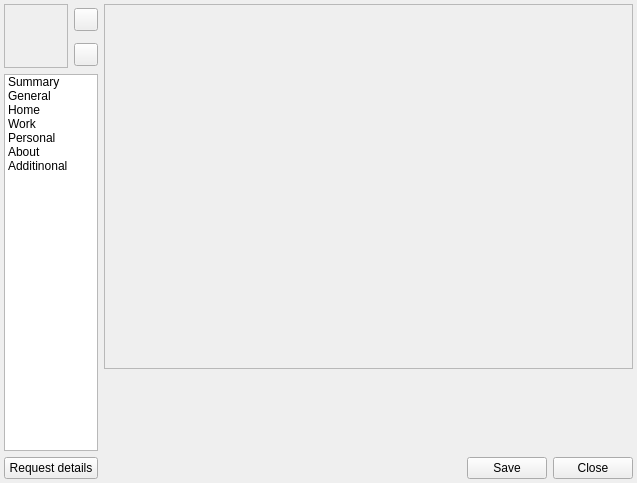
<?xml version="1.0" encoding="UTF-8"?>
<ui version="4.0">
 <class>userInformationClass</class>
 <widget class="QWidget" name="userInformationClass">
  <property name="geometry">
   <rect>
    <x>0</x>
    <y>0</y>
    <width>637</width>
    <height>483</height>
   </rect>
  </property>
  <property name="windowTitle">
   <string>userInformation</string>
  </property>
  <layout class="QGridLayout" name="gridLayout">
   <property name="margin">
    <number>4</number>
   </property>
   <item row="0" column="0" rowspan="2">
    <widget class="QLabel" name="pictureLabel">
     <property name="minimumSize">
      <size>
       <width>64</width>
       <height>64</height>
      </size>
     </property>
     <property name="maximumSize">
      <size>
       <width>64</width>
       <height>64</height>
      </size>
     </property>
     <property name="frameShape">
      <enum>QFrame::StyledPanel</enum>
     </property>
     <property name="text">
      <string/>
     </property>
     <property name="alignment">
      <set>Qt::AlignCenter</set>
     </property>
    </widget>
   </item>
   <item row="0" column="1">
    <widget class="QToolButton" name="addButton">
     <property name="text">
      <string/>
     </property>
     <property name="icon">
      <iconset>
       <normaloff>:/icons/crystal_project/add.png</normaloff>:/icons/crystal_project/add.png</iconset>
     </property>
    </widget>
   </item>
   <item row="0" column="2" rowspan="4">
    <layout class="QVBoxLayout" name="verticalLayout">
     <item>
      <widget class="QStackedWidget" name="detailsStackedWidget">
       <property name="currentIndex">
        <number>0</number>
       </property>
       <widget class="QWidget" name="page">
        <layout class="QGridLayout">
         <property name="margin">
          <number>0</number>
         </property>
         <item row="0" column="0">
          <widget class="QLabel" name="summaryLabel">
           <property name="frameShape">
            <enum>QFrame::StyledPanel</enum>
           </property>
           <property name="text">
            <string/>
           </property>
           <property name="alignment">
            <set>Qt::AlignLeading|Qt::AlignLeft|Qt::AlignTop</set>
           </property>
           <property name="textInteractionFlags">
            <set>Qt::LinksAccessibleByMouse|Qt::TextSelectableByMouse</set>
           </property>
          </widget>
         </item>
        </layout>
       </widget>
       <widget class="QWidget" name="page_2">
        <layout class="QGridLayout">
         <property name="margin">
          <number>0</number>
         </property>
         <item row="0" column="0">
          <widget class="QGroupBox" name="nameBox">
           <property name="sizePolicy">
            <sizepolicy hsizetype="Preferred" vsizetype="Fixed">
             <horstretch>0</horstretch>
             <verstretch>0</verstretch>
            </sizepolicy>
           </property>
           <property name="title">
            <string>Name</string>
           </property>
           <layout class="QGridLayout" name="gridLayout_3">
            <property name="margin">
             <number>4</number>
            </property>
            <item row="0" column="0">
             <widget class="QLabel" name="nickLabel">
              <property name="text">
               <string>Nick name:</string>
              </property>
             </widget>
            </item>
            <item row="0" column="1">
             <widget class="QLineEdit" name="nickEdit">
              <property name="maxLength">
               <number>50</number>
              </property>
             </widget>
            </item>
            <item row="3" column="0">
             <widget class="QLabel" name="loginLabel">
              <property name="text">
               <string>Last login:</string>
              </property>
             </widget>
            </item>
            <item row="3" column="1">
             <widget class="QLineEdit" name="lastLoginEdit">
              <property name="enabled">
               <bool>true</bool>
              </property>
              <property name="readOnly">
               <bool>true</bool>
              </property>
             </widget>
            </item>
            <item row="2" column="3">
             <widget class="QLineEdit" name="lastEdit">
              <property name="maxLength">
               <number>50</number>
              </property>
             </widget>
            </item>
            <item row="2" column="2">
             <widget class="QLabel" name="lastLabel">
              <property name="text">
               <string>Last name:</string>
              </property>
             </widget>
            </item>
            <item row="2" column="1">
             <widget class="QLineEdit" name="firstEdit">
              <property name="maxLength">
               <number>50</number>
              </property>
             </widget>
            </item>
            <item row="2" column="0">
             <widget class="QLabel" name="firstLabel">
              <property name="text">
               <string>First name:</string>
              </property>
             </widget>
            </item>
           </layout>
          </widget>
         </item>
         <item row="1" column="0">
          <widget class="QGroupBox" name="accountBox">
           <property name="sizePolicy">
            <sizepolicy hsizetype="Preferred" vsizetype="Fixed">
             <horstretch>0</horstretch>
             <verstretch>0</verstretch>
            </sizepolicy>
           </property>
           <property name="title">
            <string>Account info</string>
           </property>
           <layout class="QGridLayout" name="gridLayout_4">
            <property name="margin">
             <number>4</number>
            </property>
            <item row="0" column="1">
             <widget class="QLineEdit" name="uinEdit">
              <property name="readOnly">
               <bool>true</bool>
              </property>
             </widget>
            </item>
            <item row="0" column="0">
             <widget class="QLabel" name="uinLabel">
              <property name="text">
               <string>UIN:</string>
              </property>
             </widget>
            </item>
            <item row="1" column="0">
             <widget class="QLabel" name="registrationLabel">
              <property name="text">
               <string>Registration:</string>
              </property>
             </widget>
            </item>
            <item row="1" column="1">
             <widget class="QLineEdit" name="registrationEdit">
              <property name="readOnly">
               <bool>true</bool>
              </property>
             </widget>
            </item>
            <item row="2" column="0">
             <widget class="QLabel" name="emailLabel">
              <property name="text">
               <string>Email:</string>
              </property>
             </widget>
            </item>
            <item row="2" column="1">
             <widget class="QLineEdit" name="emailEdit">
              <property name="maxLength">
               <number>60</number>
              </property>
             </widget>
            </item>
            <item row="3" column="1">
             <widget class="QCheckBox" name="publishBox">
              <property name="text">
               <string>Don't publish for all</string>
              </property>
             </widget>
            </item>
           </layout>
          </widget>
         </item>
         <item row="3" column="0">
          <spacer>
           <property name="orientation">
            <enum>Qt::Vertical</enum>
           </property>
           <property name="sizeHint" stdset="0">
            <size>
             <width>20</width>
             <height>40</height>
            </size>
           </property>
          </spacer>
         </item>
        </layout>
       </widget>
       <widget class="QWidget" name="page_3">
        <layout class="QGridLayout">
         <property name="margin">
          <number>0</number>
         </property>
         <item row="2" column="0">
          <widget class="QGroupBox" name="originallyBox">
           <property name="sizePolicy">
            <sizepolicy hsizetype="Preferred" vsizetype="Fixed">
             <horstretch>0</horstretch>
             <verstretch>0</verstretch>
            </sizepolicy>
           </property>
           <property name="title">
            <string>Originally from</string>
           </property>
           <layout class="QFormLayout" name="formLayout">
            <property name="labelAlignment">
             <set>Qt::AlignLeading|Qt::AlignLeft|Qt::AlignVCenter</set>
            </property>
            <property name="margin">
             <number>4</number>
            </property>
            <item row="0" column="0">
             <widget class="QLabel" name="origCountryLabel">
              <property name="text">
               <string>Country:</string>
              </property>
             </widget>
            </item>
            <item row="0" column="1">
             <widget class="QComboBox" name="origCountryComboBox"/>
            </item>
            <item row="1" column="0">
             <widget class="QLabel" name="origCityLabel">
              <property name="text">
               <string>City:</string>
              </property>
             </widget>
            </item>
            <item row="1" column="1">
             <layout class="QHBoxLayout" name="horizontalLayout_3">
              <item>
               <widget class="QLineEdit" name="origCityEdit">
                <property name="maxLength">
                 <number>50</number>
                </property>
               </widget>
              </item>
              <item>
               <spacer name="horizontalSpacer_2">
                <property name="orientation">
                 <enum>Qt::Horizontal</enum>
                </property>
                <property name="sizeHint" stdset="0">
                 <size>
                  <width>40</width>
                  <height>20</height>
                 </size>
                </property>
               </spacer>
              </item>
             </layout>
            </item>
            <item row="2" column="0">
             <widget class="QLabel" name="origStateLabel">
              <property name="text">
               <string>State:</string>
              </property>
             </widget>
            </item>
            <item row="2" column="1">
             <layout class="QHBoxLayout" name="horizontalLayout_2">
              <item>
               <widget class="QLineEdit" name="origStateEdit">
                <property name="maximumSize">
                 <size>
                  <width>40</width>
                  <height>16777215</height>
                 </size>
                </property>
                <property name="maxLength">
                 <number>3</number>
                </property>
               </widget>
              </item>
              <item>
               <spacer name="horizontalSpacer">
                <property name="orientation">
                 <enum>Qt::Horizontal</enum>
                </property>
                <property name="sizeHint" stdset="0">
                 <size>
                  <width>40</width>
                  <height>20</height>
                 </size>
                </property>
               </spacer>
              </item>
             </layout>
            </item>
           </layout>
          </widget>
         </item>
         <item row="0" column="0">
          <widget class="QGroupBox" name="homeBox">
           <property name="sizePolicy">
            <sizepolicy hsizetype="Preferred" vsizetype="Fixed">
             <horstretch>0</horstretch>
             <verstretch>0</verstretch>
            </sizepolicy>
           </property>
           <property name="title">
            <string>Home address</string>
           </property>
           <layout class="QGridLayout" name="gridLayout_2">
            <property name="margin">
             <number>4</number>
            </property>
            <item row="0" column="0">
             <widget class="QLabel" name="countryLabel">
              <property name="text">
               <string>Country:</string>
              </property>
             </widget>
            </item>
            <item row="0" column="2" colspan="2">
             <widget class="QComboBox" name="countryComboBox"/>
            </item>
            <item row="0" column="4">
             <widget class="QLabel" name="phoneLabel">
              <property name="text">
               <string>Phone:</string>
              </property>
             </widget>
            </item>
            <item row="0" column="5">
             <widget class="QLineEdit" name="phoneEdit">
              <property name="maxLength">
               <number>20</number>
              </property>
             </widget>
            </item>
            <item row="1" column="0">
             <widget class="QLabel" name="cityLabel">
              <property name="text">
               <string>City:</string>
              </property>
             </widget>
            </item>
            <item row="1" column="2" colspan="2">
             <widget class="QLineEdit" name="cityEdit">
              <property name="maxLength">
               <number>50</number>
              </property>
             </widget>
            </item>
            <item row="1" column="4">
             <widget class="QLabel" name="faxLabel">
              <property name="text">
               <string>Fax:</string>
              </property>
             </widget>
            </item>
            <item row="1" column="5">
             <widget class="QLineEdit" name="faxEdit">
              <property name="maxLength">
               <number>20</number>
              </property>
             </widget>
            </item>
            <item row="2" column="0">
             <widget class="QLabel" name="stateLabel">
              <property name="text">
               <string>State:</string>
              </property>
             </widget>
            </item>
            <item row="2" column="1">
             <widget class="QLineEdit" name="stateEdit">
              <property name="maximumSize">
               <size>
                <width>40</width>
                <height>16777215</height>
               </size>
              </property>
              <property name="maxLength">
               <number>3</number>
              </property>
             </widget>
            </item>
            <item row="2" column="2">
             <widget class="QLabel" name="zipLabel">
              <property name="text">
               <string>Zip:</string>
              </property>
             </widget>
            </item>
            <item row="2" column="3">
             <widget class="QLineEdit" name="zipEdit">
              <property name="maxLength">
               <number>10</number>
              </property>
             </widget>
            </item>
            <item row="2" column="4">
             <widget class="QLabel" name="cellularLabel">
              <property name="text">
               <string>Cellular:</string>
              </property>
             </widget>
            </item>
            <item row="2" column="5">
             <widget class="QLineEdit" name="cellularEdit">
              <property name="maxLength">
               <number>30</number>
              </property>
             </widget>
            </item>
            <item row="3" column="0" colspan="2">
             <widget class="QLabel" name="streetLabel">
              <property name="text">
               <string>Street address:</string>
              </property>
             </widget>
            </item>
            <item row="3" column="2" colspan="4">
             <widget class="QLineEdit" name="streeEdit">
              <property name="maxLength">
               <number>80</number>
              </property>
             </widget>
            </item>
           </layout>
          </widget>
         </item>
         <item row="3" column="0">
          <spacer name="verticalSpacer">
           <property name="orientation">
            <enum>Qt::Vertical</enum>
           </property>
           <property name="sizeHint" stdset="0">
            <size>
             <width>20</width>
             <height>40</height>
            </size>
           </property>
          </spacer>
         </item>
        </layout>
       </widget>
       <widget class="QWidget" name="page_4">
        <layout class="QGridLayout">
         <property name="margin">
          <number>0</number>
         </property>
         <item row="0" column="0">
          <widget class="QGroupBox" name="workBox">
           <property name="sizePolicy">
            <sizepolicy hsizetype="Preferred" vsizetype="Fixed">
             <horstretch>0</horstretch>
             <verstretch>0</verstretch>
            </sizepolicy>
           </property>
           <property name="title">
            <string>Work address</string>
           </property>
           <layout class="QGridLayout" name="gridLayout_5">
            <property name="margin">
             <number>4</number>
            </property>
            <item row="0" column="0">
             <widget class="QLabel" name="workCountryLabel">
              <property name="text">
               <string>Country:</string>
              </property>
             </widget>
            </item>
            <item row="0" column="1" colspan="3">
             <widget class="QComboBox" name="workCountryComboBox"/>
            </item>
            <item row="0" column="4">
             <widget class="QLabel" name="workPhoneLabel">
              <property name="text">
               <string>Phone:</string>
              </property>
             </widget>
            </item>
            <item row="0" column="5">
             <widget class="QLineEdit" name="workPhoneEdit">
              <property name="maxLength">
               <number>20</number>
              </property>
             </widget>
            </item>
            <item row="1" column="0">
             <widget class="QLabel" name="workCityLabel">
              <property name="text">
               <string>City:</string>
              </property>
             </widget>
            </item>
            <item row="1" column="1" colspan="3">
             <widget class="QLineEdit" name="workCityEdit">
              <property name="maxLength">
               <number>50</number>
              </property>
             </widget>
            </item>
            <item row="1" column="4">
             <widget class="QLabel" name="workFaxLabel">
              <property name="text">
               <string>Fax:</string>
              </property>
             </widget>
            </item>
            <item row="1" column="5">
             <widget class="QLineEdit" name="workFaxEdit">
              <property name="maxLength">
               <number>20</number>
              </property>
             </widget>
            </item>
            <item row="2" column="0">
             <widget class="QLabel" name="workStateLabel">
              <property name="text">
               <string>State:</string>
              </property>
             </widget>
            </item>
            <item row="2" column="1">
             <widget class="QLineEdit" name="workStateEdit">
              <property name="maximumSize">
               <size>
                <width>40</width>
                <height>16777215</height>
               </size>
              </property>
              <property name="maxLength">
               <number>3</number>
              </property>
             </widget>
            </item>
            <item row="2" column="2">
             <widget class="QLabel" name="workZipLabel">
              <property name="text">
               <string>Zip:</string>
              </property>
             </widget>
            </item>
            <item row="2" column="3">
             <widget class="QLineEdit" name="workZipEdit">
              <property name="maxLength">
               <number>10</number>
              </property>
             </widget>
            </item>
            <item row="3" column="0">
             <widget class="QLabel" name="workStreetLabel">
              <property name="text">
               <string>Street:</string>
              </property>
             </widget>
            </item>
            <item row="3" column="1" colspan="5">
             <widget class="QLineEdit" name="workStreetEdit">
              <property name="maxLength">
               <number>80</number>
              </property>
             </widget>
            </item>
           </layout>
          </widget>
         </item>
         <item row="1" column="0">
          <widget class="QGroupBox" name="companyBox">
           <property name="sizePolicy">
            <sizepolicy hsizetype="Preferred" vsizetype="Fixed">
             <horstretch>0</horstretch>
             <verstretch>0</verstretch>
            </sizepolicy>
           </property>
           <property name="title">
            <string>Company</string>
           </property>
           <layout class="QGridLayout">
            <property name="margin">
             <number>4</number>
            </property>
            <item row="1" column="0">
             <widget class="QLabel" name="label_2">
              <property name="text">
               <string>Company name:</string>
              </property>
             </widget>
            </item>
            <item row="1" column="1">
             <widget class="QLineEdit" name="compNameEdit">
              <property name="maxLength">
               <number>50</number>
              </property>
             </widget>
            </item>
            <item row="2" column="0">
             <widget class="QLabel" name="label_3">
              <property name="text">
               <string>Occupation:</string>
              </property>
             </widget>
            </item>
            <item row="2" column="1">
             <widget class="QComboBox" name="occupationComboBox"/>
            </item>
            <item row="3" column="0">
             <widget class="QLabel" name="label_4">
              <property name="text">
               <string>Div/dept:</string>
              </property>
             </widget>
            </item>
            <item row="3" column="1">
             <widget class="QLineEdit" name="divDeptEdit">
              <property name="maxLength">
               <number>40</number>
              </property>
             </widget>
            </item>
            <item row="5" column="0">
             <widget class="QLabel" name="label_6">
              <property name="text">
               <string>Web site:</string>
              </property>
             </widget>
            </item>
            <item row="5" column="1">
             <widget class="QLineEdit" name="webSiteEdit"/>
            </item>
            <item row="4" column="0">
             <widget class="QLabel" name="label_5">
              <property name="text">
               <string>Position:</string>
              </property>
             </widget>
            </item>
            <item row="4" column="1">
             <widget class="QLineEdit" name="positionEdit">
              <property name="maxLength">
               <number>50</number>
              </property>
             </widget>
            </item>
           </layout>
          </widget>
         </item>
         <item row="2" column="0">
          <spacer name="verticalSpacer_2">
           <property name="orientation">
            <enum>Qt::Vertical</enum>
           </property>
           <property name="sizeHint" stdset="0">
            <size>
             <width>20</width>
             <height>40</height>
            </size>
           </property>
          </spacer>
         </item>
        </layout>
       </widget>
       <widget class="QWidget" name="page_5">
        <layout class="QVBoxLayout" name="verticalLayout_3">
         <property name="margin">
          <number>0</number>
         </property>
         <item>
          <widget class="QGroupBox" name="personalBox">
           <property name="sizePolicy">
            <sizepolicy hsizetype="Preferred" vsizetype="Fixed">
             <horstretch>0</horstretch>
             <verstretch>0</verstretch>
            </sizepolicy>
           </property>
           <property name="title">
            <string>Personal</string>
           </property>
           <layout class="QFormLayout" name="formLayout_3">
            <property name="fieldGrowthPolicy">
             <enum>QFormLayout::AllNonFixedFieldsGrow</enum>
            </property>
            <property name="labelAlignment">
             <set>Qt::AlignLeading|Qt::AlignLeft|Qt::AlignVCenter</set>
            </property>
            <property name="margin">
             <number>4</number>
            </property>
            <item row="0" column="0">
             <widget class="QLabel" name="label_7">
              <property name="text">
               <string>Marital status:</string>
              </property>
             </widget>
            </item>
            <item row="0" column="1">
             <widget class="QComboBox" name="maritalComboBox"/>
            </item>
            <item row="1" column="0">
             <widget class="QLabel" name="label_9">
              <property name="text">
               <string>Gender:</string>
              </property>
             </widget>
            </item>
            <item row="1" column="1">
             <widget class="QComboBox" name="genderComboBox">
              <property name="enabled">
               <bool>true</bool>
              </property>
              <property name="currentIndex">
               <number>0</number>
              </property>
              <property name="sizeAdjustPolicy">
               <enum>QComboBox::AdjustToContentsOnFirstShow</enum>
              </property>
              <item>
               <property name="text">
                <string/>
               </property>
              </item>
              <item>
               <property name="text">
                <string>Female</string>
               </property>
              </item>
              <item>
               <property name="text">
                <string>Male</string>
               </property>
              </item>
             </widget>
            </item>
            <item row="2" column="0">
             <widget class="QLabel" name="label_8">
              <property name="text">
               <string>Home page:</string>
              </property>
             </widget>
            </item>
            <item row="2" column="1">
             <widget class="QLineEdit" name="homePageEdit">
              <property name="maxLength">
               <number>80</number>
              </property>
             </widget>
            </item>
            <item row="3" column="0">
             <widget class="QLabel" name="label">
              <property name="text">
               <string>Age:</string>
              </property>
             </widget>
            </item>
            <item row="3" column="1">
             <layout class="QHBoxLayout">
              <item>
               <widget class="QLineEdit" name="ageEdit">
                <property name="maximumSize">
                 <size>
                  <width>36</width>
                  <height>16777215</height>
                 </size>
                </property>
                <property name="maxLength">
                 <number>32765</number>
                </property>
                <property name="readOnly">
                 <bool>true</bool>
                </property>
               </widget>
              </item>
              <item>
               <widget class="QDateEdit" name="birthDateEdit">
                <property name="enabled">
                 <bool>false</bool>
                </property>
               </widget>
              </item>
              <item>
               <widget class="QCheckBox" name="birthBox">
                <property name="text">
                 <string>Birth date</string>
                </property>
               </widget>
              </item>
              <item>
               <spacer>
                <property name="orientation">
                 <enum>Qt::Horizontal</enum>
                </property>
                <property name="sizeHint" stdset="0">
                 <size>
                  <width>40</width>
                  <height>20</height>
                 </size>
                </property>
               </spacer>
              </item>
             </layout>
            </item>
            <item row="4" column="0">
             <widget class="QLabel" name="label_10">
              <property name="text">
               <string>Spoken language:</string>
              </property>
             </widget>
            </item>
            <item row="4" column="1">
             <layout class="QVBoxLayout" name="verticalLayout_2">
              <item>
               <widget class="QComboBox" name="langComboBox3"/>
              </item>
              <item>
               <widget class="QComboBox" name="langComboBox2"/>
              </item>
              <item>
               <widget class="QComboBox" name="langComboBox1">
                <property name="enabled">
                 <bool>true</bool>
                </property>
               </widget>
              </item>
             </layout>
            </item>
           </layout>
          </widget>
         </item>
         <item>
          <widget class="QGroupBox" name="interestsBox">
           <property name="sizePolicy">
            <sizepolicy hsizetype="Preferred" vsizetype="Fixed">
             <horstretch>0</horstretch>
             <verstretch>0</verstretch>
            </sizepolicy>
           </property>
           <property name="title">
            <string>Interests</string>
           </property>
           <layout class="QFormLayout" name="formLayout_2">
            <property name="margin">
             <number>4</number>
            </property>
            <item row="0" column="0">
             <widget class="QComboBox" name="interestsComboBox1"/>
            </item>
            <item row="0" column="1">
             <widget class="QLineEdit" name="interestsEdit1">
              <property name="maxLength">
               <number>200</number>
              </property>
             </widget>
            </item>
            <item row="1" column="0">
             <widget class="QComboBox" name="interestsComboBox2"/>
            </item>
            <item row="1" column="1">
             <widget class="QLineEdit" name="interestsEdit2">
              <property name="maxLength">
               <number>200</number>
              </property>
             </widget>
            </item>
            <item row="2" column="0">
             <widget class="QComboBox" name="interestsComboBox3"/>
            </item>
            <item row="2" column="1">
             <widget class="QLineEdit" name="interestsEdit3">
              <property name="maxLength">
               <number>200</number>
              </property>
             </widget>
            </item>
            <item row="3" column="0">
             <widget class="QComboBox" name="interestsComboBox4"/>
            </item>
            <item row="3" column="1">
             <widget class="QLineEdit" name="interestsEdit4">
              <property name="maxLength">
               <number>200</number>
              </property>
             </widget>
            </item>
           </layout>
          </widget>
         </item>
        </layout>
       </widget>
       <widget class="QWidget" name="page_6">
        <layout class="QGridLayout">
         <property name="margin">
          <number>0</number>
         </property>
         <item row="0" column="0">
          <widget class="QTextEdit" name="aboutEdit">
           <property name="readOnly">
            <bool>false</bool>
           </property>
           <property name="html">
            <string>&lt;!DOCTYPE HTML PUBLIC &quot;-//W3C//DTD HTML 4.0//EN&quot; &quot;http://www.w3.org/TR/REC-html40/strict.dtd&quot;&gt;
&lt;html&gt;&lt;head&gt;&lt;meta name=&quot;qrichtext&quot; content=&quot;1&quot; /&gt;&lt;style type=&quot;text/css&quot;&gt;
p, li { white-space: pre-wrap; }
&lt;/style&gt;&lt;/head&gt;&lt;body style=&quot; font-family:'Verdana'; font-size:8pt; font-weight:400; font-style:normal;&quot;&gt;
&lt;p style=&quot;-qt-paragraph-type:empty; margin-top:0px; margin-bottom:0px; margin-left:0px; margin-right:0px; -qt-block-indent:0; text-indent:0px; font-size:9pt;&quot;&gt;&lt;/p&gt;&lt;/body&gt;&lt;/html&gt;</string>
           </property>
          </widget>
         </item>
        </layout>
       </widget>
       <widget class="QWidget" name="page_7">
        <layout class="QGridLayout">
         <property name="margin">
          <number>0</number>
         </property>
         <item row="0" column="0">
          <widget class="QGroupBox" name="authBox">
           <property name="sizePolicy">
            <sizepolicy hsizetype="Preferred" vsizetype="Fixed">
             <horstretch>0</horstretch>
             <verstretch>0</verstretch>
            </sizepolicy>
           </property>
           <property name="maximumSize">
            <size>
             <width>16777215</width>
             <height>16777215</height>
            </size>
           </property>
           <property name="title">
            <string>Authorization/webaware</string>
           </property>
           <layout class="QGridLayout">
            <property name="margin">
             <number>4</number>
            </property>
            <item row="0" column="0">
             <widget class="QRadioButton" name="requiredButton">
              <property name="text">
               <string>My authorization is required</string>
              </property>
              <property name="checked">
               <bool>true</bool>
              </property>
             </widget>
            </item>
            <item row="1" column="0" colspan="2">
             <widget class="QRadioButton" name="allButton">
              <property name="text">
               <string>All uses can add me without authorization</string>
              </property>
             </widget>
            </item>
            <item row="2" column="0" colspan="2">
             <widget class="QCheckBox" name="webBox">
              <property name="text">
               <string>Allow others to view my status in search and from the web</string>
              </property>
             </widget>
            </item>
           </layout>
          </widget>
         </item>
         <item row="1" column="0">
          <widget class="QLabel" name="additionalLabel">
           <property name="text">
            <string/>
           </property>
           <property name="alignment">
            <set>Qt::AlignLeading|Qt::AlignLeft|Qt::AlignTop</set>
           </property>
          </widget>
         </item>
        </layout>
       </widget>
      </widget>
     </item>
     <item>
      <spacer name="verticalSpacer_3">
       <property name="orientation">
        <enum>Qt::Vertical</enum>
       </property>
       <property name="sizeHint" stdset="0">
        <size>
         <width>20</width>
         <height>40</height>
        </size>
       </property>
      </spacer>
     </item>
     <item>
      <layout class="QHBoxLayout" name="horizontalLayout">
       <item>
        <spacer name="spacer">
         <property name="orientation">
          <enum>Qt::Horizontal</enum>
         </property>
         <property name="sizeHint" stdset="0">
          <size>
           <width>268</width>
           <height>0</height>
          </size>
         </property>
        </spacer>
       </item>
       <item>
        <widget class="QPushButton" name="saveButton">
         <property name="text">
          <string>Save</string>
         </property>
         <property name="icon">
          <iconset>
           <normaloff>:/icons/crystal_project/save_all.png</normaloff>:/icons/crystal_project/save_all.png</iconset>
         </property>
        </widget>
       </item>
       <item>
        <widget class="QPushButton" name="closeButton">
         <property name="text">
          <string>Close</string>
         </property>
         <property name="icon">
          <iconset>
           <normaloff>:/icons/crystal_project/cancel.png</normaloff>:/icons/crystal_project/cancel.png</iconset>
         </property>
        </widget>
       </item>
      </layout>
     </item>
    </layout>
   </item>
   <item row="1" column="1">
    <widget class="QToolButton" name="removeButton">
     <property name="text">
      <string/>
     </property>
     <property name="icon">
      <iconset>
       <normaloff>:/icons/crystal_project/remove.png</normaloff>:/icons/crystal_project/remove.png</iconset>
     </property>
    </widget>
   </item>
   <item row="2" column="0" colspan="2">
    <widget class="QListWidget" name="infoListWidget">
     <property name="maximumSize">
      <size>
       <width>130</width>
       <height>16777215</height>
      </size>
     </property>
     <property name="showDropIndicator" stdset="0">
      <bool>false</bool>
     </property>
     <item>
      <property name="text">
       <string>Summary</string>
      </property>
      <property name="icon">
       <iconset>
        <normaloff>:/icons/crystal_project/summary.png</normaloff>:/icons/crystal_project/summary.png</iconset>
      </property>
     </item>
     <item>
      <property name="text">
       <string>General</string>
      </property>
      <property name="icon">
       <iconset>
        <normaloff>:/icons/crystal_project/general.png</normaloff>:/icons/crystal_project/general.png</iconset>
      </property>
     </item>
     <item>
      <property name="text">
       <string>Home</string>
      </property>
      <property name="icon">
       <iconset>
        <normaloff>:/icons/crystal_project/home.png</normaloff>:/icons/crystal_project/home.png</iconset>
      </property>
     </item>
     <item>
      <property name="text">
       <string>Work</string>
      </property>
      <property name="icon">
       <iconset>
        <normaloff>:/icons/crystal_project/work.png</normaloff>:/icons/crystal_project/work.png</iconset>
      </property>
     </item>
     <item>
      <property name="text">
       <string>Personal</string>
      </property>
      <property name="icon">
       <iconset>
        <normaloff>:/icons/crystal_project/personal.png</normaloff>:/icons/crystal_project/personal.png</iconset>
      </property>
     </item>
     <item>
      <property name="text">
       <string>About</string>
      </property>
      <property name="icon">
       <iconset>
        <normaloff>:/icons/crystal_project/about.png</normaloff>:/icons/crystal_project/about.png</iconset>
      </property>
     </item>
     <item>
      <property name="text">
       <string>Additinonal</string>
      </property>
      <property name="icon">
       <iconset>
        <normaloff>:/icons/crystal_project/additional.png</normaloff>:/icons/crystal_project/additional.png</iconset>
      </property>
     </item>
    </widget>
   </item>
   <item row="3" column="0" colspan="2">
    <widget class="QPushButton" name="requestButton">
     <property name="minimumSize">
      <size>
       <width>0</width>
       <height>0</height>
      </size>
     </property>
     <property name="text">
      <string>Request details</string>
     </property>
     <property name="icon">
      <iconset>
       <normaloff>:/icons/crystal_project/request.png</normaloff>:/icons/crystal_project/request.png</iconset>
     </property>
    </widget>
   </item>
  </layout>
 </widget>
 <layoutdefault spacing="6" margin="11"/>
 <resources>
  <include location="../../../qutim.qrc"/>
 </resources>
 <connections>
  <connection>
   <sender>infoListWidget</sender>
   <signal>currentRowChanged(int)</signal>
   <receiver>detailsStackedWidget</receiver>
   <slot>setCurrentIndex(int)</slot>
   <hints>
    <hint type="sourcelabel">
     <x>106</x>
     <y>166</y>
    </hint>
    <hint type="destinationlabel">
     <x>284</x>
     <y>205</y>
    </hint>
   </hints>
  </connection>
  <connection>
   <sender>birthBox</sender>
   <signal>toggled(bool)</signal>
   <receiver>birthDateEdit</receiver>
   <slot>setEnabled(bool)</slot>
   <hints>
    <hint type="sourcelabel">
     <x>244</x>
     <y>39</y>
    </hint>
    <hint type="destinationlabel">
     <x>244</x>
     <y>39</y>
    </hint>
   </hints>
  </connection>
  <connection>
   <sender>closeButton</sender>
   <signal>clicked()</signal>
   <receiver>userInformationClass</receiver>
   <slot>close()</slot>
   <hints>
    <hint type="sourcelabel">
     <x>589</x>
     <y>416</y>
    </hint>
    <hint type="destinationlabel">
     <x>630</x>
     <y>432</y>
    </hint>
   </hints>
  </connection>
 </connections>
</ui>
